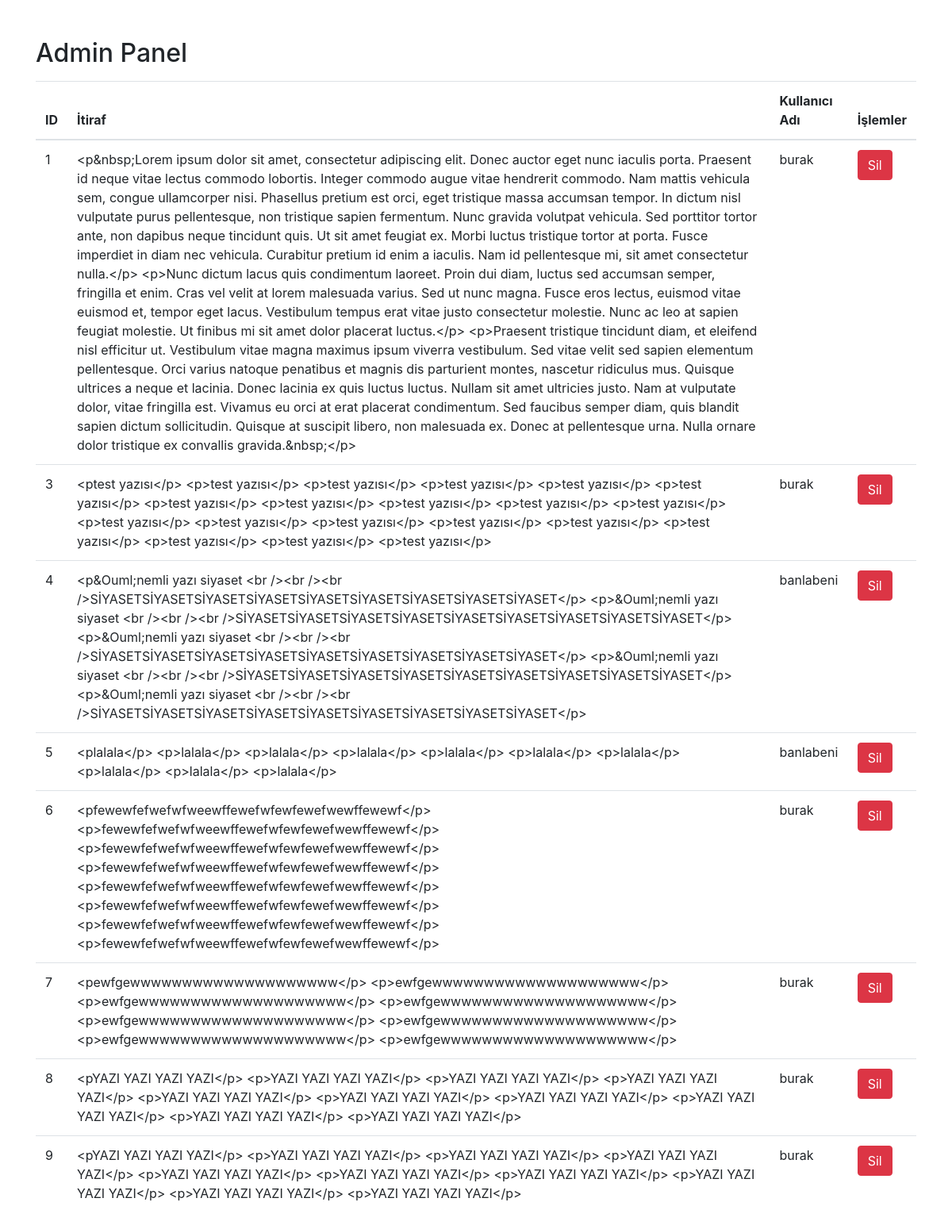
The app's page /admin-panel/yazilar (signed in) with its own data.
### app.py (models this page shows)
class Yazilar(db.Model):
    id = db.Column(db.Integer, primary_key=True)
    message = db.Column(db.String(10000), nullable=False)
    user = db.Column(db.String, db.ForeignKey('user.username'), nullable=False)
    user_id = db.Column(db.Integer, db.ForeignKey('user.id'), nullable=False)
    baslik = db.Column(db.String(50), nullable=False, unique=True)
    kaydedilme_sayısı = db.relationship('YaziKaydet',backref='Yazilar',lazy='dynamic')
    kategori = db.Column(db.String(50),nullable=False, default="Diğer")

### app.py (the view)
@app.route('/admin-panel/yazilar', methods=['GET', 'POST'])
@login_required
def admin_yazilar():
    if current_user.username not in ADMIN_USERNAMES:
        return redirect(url_for('home'))
    yazilar = Yazilar.query.all()
    return render_template('admin_yazi.html', yazilar=yazilar)

### app.py (called while the page is built)
@login_manager.user_loader
def load_user(user_id):
    return User.query.get(int(user_id))

@app.before_request
def make_session_permanent():
    session.permanent = True

def is_user_banned(user):
    ban = Ban.query.filter_by(user_id=user.id).first()
    return ban is not None

@app.before_request
def check_ban():
    if current_user.is_authenticated and is_user_banned(current_user):
        if request.endpoint != 'ban_page':
            return redirect(url_for('ban_page'))

### templates/admin_yazi.html (shortened to what this page needs)
<!DOCTYPE html>
<html lang="en">
<head>
    <link rel="stylesheet" href="https://stackpath.bootstrapcdn.com/bootstrap/4.5.2/css/bootstrap.min.css">
</head>
<body>
<div class="container mt-5">
    <h2>Admin Panel</h2>
    <table class="table mt-3">
        <thead>
            <tr>
                <th>ID</th>
                <th>İtiraf</th>
                <th>Kullanıcı Adı</th>
                <th>İşlemler</th>
            </tr>
        </thead>
        <tbody>
            {% for yazi in yazilar %}
                <tr>
                    <td>{{ yazi.id }}</td>
                    <td>{{ yazi.message }}</td>
                    <td>{{ yazi.user }}</td>
                    <td>
                        <form method="post" action="/yazi/{{yazi.id}}/kaldir_id" onsubmit="return confirm('Bu yaziları silmek istediğinize emin misiniz?');">
                            <button type="submit" class="btn btn-danger">Sil</button>
                        </form>
                    </td>
                </tr>
            {% endfor %}
        </tbody>
    </table>
</div>
</body>
</html>

### records on screen
Yazilar: id "1", message "<p&nbsp;Lorem ipsum dolor sit amet, consectetur adipiscing elit. Donec auctor eget nunc iaculis porta. Praesent id neque vitae lectus commodo lobortis. Integer commodo augue vitae hendrerit commodo. Nam mattis vehicula sem, congue ullamcorper nisi. Phasellus pretium est orci, eget tristique massa accumsan tempor. In dictum nisl vulputate purus pellentesque, non tristique sapien fermentum. Nunc gravida volutpat vehicula. Sed porttitor tortor ante, non dapibus neque tincidunt quis. Ut sit amet feugiat ex. Morbi luctus tristique tortor at porta. Fusce imperdiet in diam nec vehicula. Curabitur pretium id enim a iaculis. Nam id pellentesque mi, sit amet consectetur nulla.</p> <p>Nunc dictum…", user "burak"
Yazilar: id "3", message "<ptest yazısı</p> <p>test yazısı</p> <p>test yazısı</p> <p>test yazısı</p> <p>test yazısı</p> <p>test yazısı</p> <p>test yazısı</p> <p>test yazısı</p> <p>test yazısı</p> <p>test yazısı</p> <p>test yazısı</p> <p>test yazısı</p> <p>test yazısı</p> <p>test yazısı</p> <p>test yazısı</p> <p>test yazısı</p> <p>test yazısı</p> <p>test yazısı</p> <p>test yazısı</p> <p>test yazısı</p>", user "burak"
Yazilar: id "4", message "<p&Ouml;nemli yazı siyaset <br /><br /><br />SİYASETSİYASETSİYASETSİYASETSİYASETSİYASETSİYASETSİYASETSİYASET</p> <p>&Ouml;nemli yazı siyaset <br /><br /><br />SİYASETSİYASETSİYASETSİYASETSİYASETSİYASETSİYASETSİYASETSİYASET</p> <p>&Ouml;nemli yazı siyaset <br /><br /><br />SİYASETSİYASETSİYASETSİYASETSİYASETSİYASETSİYASETSİYASETSİYASET</p> <p>&Ouml;nemli yazı siyaset <br /><br /><br />SİYASETSİYASETSİYASETSİYASETSİYASETSİYASETSİYASETSİYASETSİYASET</p> <p>&Ouml;nemli yazı siyaset <br /><br /><br />SİYASETSİYASETSİYASETSİYASETSİYASETSİYASETSİYASETSİYASETSİYASET</p>", user "banlabeni"
Yazilar: id "5", message "<plalala</p> <p>lalala</p> <p>lalala</p> <p>lalala</p> <p>lalala</p> <p>lalala</p> <p>lalala</p> <p>lalala</p> <p>lalala</p> <p>lalala</p>", user "banlabeni"
Yazilar: id "6", message "<pfewewfefwefwfweewffewefwfewfewefwewffewewf</p> <p>fewewfefwefwfweewffewefwfewfewefwewffewewf</p> <p>fewewfefwefwfweewffewefwfewfewefwewffewewf</p> <p>fewewfefwefwfweewffewefwfewfewefwewffewewf</p> <p>fewewfefwefwfweewffewefwfewfewefwewffewewf</p> <p>fewewfefwefwfweewffewefwfewfewefwewffewewf</p> <p>fewewfefwefwfweewffewefwfewfewefwewffewewf</p> <p>fewewfefwefwfweewffewefwfewfewefwewffewewf</p>", user "burak"
Yazilar: id "7", message "<pewfgewwwwwwwwwwwwwwwwwwww</p> <p>ewfgewwwwwwwwwwwwwwwwwwww</p> <p>ewfgewwwwwwwwwwwwwwwwwwww</p> <p>ewfgewwwwwwwwwwwwwwwwwwww</p> <p>ewfgewwwwwwwwwwwwwwwwwwww</p> <p>ewfgewwwwwwwwwwwwwwwwwwww</p> <p>ewfgewwwwwwwwwwwwwwwwwwww</p> <p>ewfgewwwwwwwwwwwwwwwwwwww</p>", user "burak"
Yazilar: id "8", message "<pYAZI YAZI YAZI YAZI</p> <p>YAZI YAZI YAZI YAZI</p> <p>YAZI YAZI YAZI YAZI</p> <p>YAZI YAZI YAZI YAZI</p> <p>YAZI YAZI YAZI YAZI</p> <p>YAZI YAZI YAZI YAZI</p> <p>YAZI YAZI YAZI YAZI</p> <p>YAZI YAZI YAZI YAZI</p> <p>YAZI YAZI YAZI YAZI</p> <p>YAZI YAZI YAZI YAZI</p>", user "burak"
Yazilar: id "9", message "<pYAZI YAZI YAZI YAZI</p> <p>YAZI YAZI YAZI YAZI</p> <p>YAZI YAZI YAZI YAZI</p> <p>YAZI YAZI YAZI YAZI</p> <p>YAZI YAZI YAZI YAZI</p> <p>YAZI YAZI YAZI YAZI</p> <p>YAZI YAZI YAZI YAZI</p> <p>YAZI YAZI YAZI YAZI</p> <p>YAZI YAZI YAZI YAZI</p> <p>YAZI YAZI YAZI YAZI</p>", user "burak"
